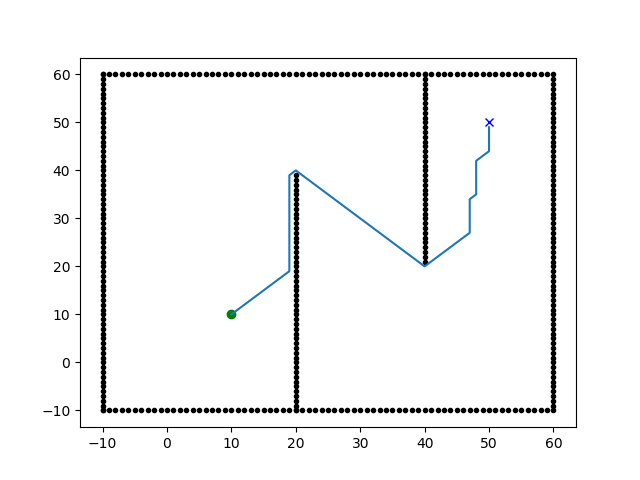

Recreate this plot in Python.
import math

from sys import maxsize

import matplotlib.pyplot as plt

show_animation = True


class State(object):

    def __init__(self, x, y):
        self.x = x
        self.y = y
        self.parent = None
        self.state = "."
        self.t = "new"  # tag for state
        self.h = 0
        self.k = 0

    def cost(self, state):
        if self.state == "#" or state.state == "#":
            return maxsize

        return math.sqrt(math.pow((self.x - state.x), 2) +
                         math.pow((self.y - state.y), 2))

    def set_state(self, state):
        '''
        .: new
        #: obstacle
        e: oparent of current state
        *: closed state
        s: current state
        '''
        if state not in ["s", ".", "#", "e", "*"]:
            return
        self.state = state


class Map(object):

    def __init__(self, row, col):
        self.row = row
        self.col = col
        self.map = self.init_map()

    def init_map(self):
        map_list = []
        for i in range(self.row):
            tmp = []
            for j in range(self.col):
                tmp.append(State(i, j))
            map_list.append(tmp)
        return map_list

    def get_neighbers(self, state):
        state_list = []
        for i in [-1, 0, 1]:
            for j in [-1, 0, 1]:
                if i == 0 and j == 0:
                    continue
                if state.x + i < 0 or state.x + i >= self.row:
                    continue
                if state.y + j < 0 or state.y + j >= self.col:
                    continue
                state_list.append(self.map[state.x + i][state.y + j])
        return state_list

    def set_obstacle(self, point_list):
        for x, y in point_list:
            if x < 0 or x >= self.row or y < 0 or y >= self.col:
                continue

            self.map[x][y].set_state("#")


class Dstar(object):
    def __init__(self, maps):
        self.map = maps
        self.open_list = set()

    def process_state(self):
        x = self.min_state()

        if x is None:
            return -1

        k_old = self.get_kmin()
        self.remove(x)

        if k_old < x.h:
            for y in self.map.get_neighbers(x):
                if y.h <= k_old and x.h > y.h + x.cost(y):
                    x.parent = y
                    x.h = y.h + x.cost(y)
        elif k_old == x.h:
            for y in self.map.get_neighbers(x):
                if y.t == "new" or y.parent == x and y.h != x.h + x.cost(y) \
                        or y.parent != x and y.h > x.h + x.cost(y):
                    y.parent = x
                    self.insert(y, x.h + x.cost(y))
        else:
            for y in self.map.get_neighbers(x):
                if y.t == "new" or y.parent == x and y.h != x.h + x.cost(y):
                    y.parent = x
                    self.insert(y, x.h + x.cost(y))
                else:
                    if y.parent != x and y.h > x.h + x.cost(y):
                        self.insert(y, x.h)
                    else:
                        if y.parent != x and x.h > y.h + x.cost(y) \
                                and y.t == "close" and y.h > k_old:
                            self.insert(y, y.h)
        return self.get_kmin()

    def min_state(self):
        if not self.open_list:
            return None
        min_state = min(self.open_list, key=lambda x: x.k)
        return min_state

    def get_kmin(self):
        if not self.open_list:
            return -1
        k_min = min([x.k for x in self.open_list])
        return k_min

    def insert(self, state, h_new):
        if state.t == "new":
            state.k = h_new
        elif state.t == "open":
            state.k = min(state.k, h_new)
        elif state.t == "close":
            state.k = min(state.h, h_new)
        state.h = h_new
        state.t = "open"
        self.open_list.add(state)

    def remove(self, state):
        if state.t == "open":
            state.t = "close"
        self.open_list.remove(state)

    def modify_cost(self, x):
        if x.t == "close":
            self.insert(x, x.parent.h + x.cost(x.parent))

    def run(self, start, end):

        rx = []
        ry = []

        self.open_list.add(end)

        while True:
            self.process_state()
            if start.t == "close":
                break

        start.set_state("s")
        s = start
        s = s.parent
        s.set_state("e")
        tmp = start

        while tmp != end:
            tmp.set_state("*")
            rx.append(tmp.x)
            ry.append(tmp.y)
            if show_animation:
                plt.plot(tmp.x,tmp.y)
            if tmp.parent.state == "#":
                self.modify(tmp)
                continue
            tmp = tmp.parent
        tmp.set_state("e")

        return rx, ry

    def modify(self, state):
        self.modify_cost(state)
        while True:
            k_min = self.process_state()
            if k_min >= state.h:
                break


def main():
    sx = 10.0 
    sy = 10.0  
    gx = 50.0  
    gy = 50.0 
    m = Map(100, 100)
    ox, oy = [], []
    for i in range(-10, 60):
        ox.append(i)
        oy.append(-10)
    for i in range(-10, 60):
        ox.append(60)
        oy.append(i)
    for i in range(-10, 61):
        ox.append(i)
        oy.append(60)
    for i in range(-10, 61):
        ox.append(-10)
        oy.append(i)
    for i in range(-10, 40):
        ox.append(20)
        oy.append(i)
    for i in range(0, 40):
        ox.append(40)
        oy.append(60 - i)
    obstacle_list = [(i, j) for (i, j) in zip(ox, oy)]


    m.set_obstacle(obstacle_list)

    start = [10, 10]
    goal = [50, 50]
    if show_animation:
        plt.plot([x for (x, y) in obstacle_list],
                 [y for (x, y) in obstacle_list], ".k")
        plt.plot(start[0], start[1], "og")
        plt.plot(goal[0], goal[1], "xb")

    start = m.map[start[0]][start[1]]
    end = m.map[goal[0]][goal[1]]
    dstar = Dstar(m)
    rx, ry = dstar.run(start, end)

    if show_animation:
        plt.plot(rx, ry)
        plt.savefig('dstar.png')


if __name__ == '__main__':
    main()
